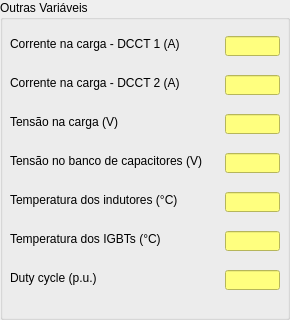
          <widget class="QGroupBox" name="groupBox_30">
           <property name="minimumSize">
            <size>
             <width>290</width>
             <height>320</height>
            </size>
           </property>
           <property name="maximumSize">
            <size>
             <width>290</width>
             <height>320</height>
            </size>
           </property>
           <property name="title">
            <string>Outras Variáveis</string>
           </property>
           <widget class="QLabel" name="label_10">
            <property name="geometry">
             <rect>
              <x>10</x>
              <y>36</y>
              <width>173</width>
              <height>16</height>
             </rect>
            </property>
            <property name="text">
             <string>Corrente na carga - DCCT 1 (A)</string>
            </property>
           </widget>
           <widget class="QLineEdit" name="le_iload_1_fac_dcdc">
            <property name="geometry">
             <rect>
              <x>225</x>
              <y>36</y>
              <width>55</width>
              <height>20</height>
             </rect>
            </property>
            <property name="minimumSize">
             <size>
              <width>55</width>
              <height>20</height>
             </size>
            </property>
            <property name="maximumSize">
             <size>
              <width>55</width>
              <height>20</height>
             </size>
            </property>
            <property name="styleSheet">
             <string notr="true">background-color: rgb(255, 255, 127);</string>
            </property>
            <property name="readOnly">
             <bool>true</bool>
            </property>
           </widget>
           <widget class="QLabel" name="label_11">
            <property name="geometry">
             <rect>
              <x>10</x>
              <y>75</y>
              <width>173</width>
              <height>16</height>
             </rect>
            </property>
            <property name="text">
             <string>Corrente na carga - DCCT 2 (A)</string>
            </property>
           </widget>
           <widget class="QLineEdit" name="le_iload_2_fac_dcdc">
            <property name="geometry">
             <rect>
              <x>225</x>
              <y>75</y>
              <width>55</width>
              <height>20</height>
             </rect>
            </property>
            <property name="minimumSize">
             <size>
              <width>55</width>
              <height>20</height>
             </size>
            </property>
            <property name="maximumSize">
             <size>
              <width>55</width>
              <height>20</height>
             </size>
            </property>
            <property name="styleSheet">
             <string notr="true">background-color: rgb(255, 255, 127);</string>
            </property>
            <property name="readOnly">
             <bool>true</bool>
            </property>
           </widget>
           <widget class="QLabel" name="label_24">
            <property name="geometry">
             <rect>
              <x>10</x>
              <y>114</y>
              <width>113</width>
              <height>16</height>
             </rect>
            </property>
            <property name="text">
             <string>Tensão na carga (V)</string>
            </property>
           </widget>
           <widget class="QLineEdit" name="le_vload_fac_dcdc">
            <property name="geometry">
             <rect>
              <x>225</x>
              <y>114</y>
              <width>55</width>
              <height>20</height>
             </rect>
            </property>
            <property name="minimumSize">
             <size>
              <width>55</width>
              <height>20</height>
             </size>
            </property>
            <property name="maximumSize">
             <size>
              <width>55</width>
              <height>20</height>
             </size>
            </property>
            <property name="styleSheet">
             <string notr="true">background-color: rgb(255, 255, 127);</string>
            </property>
            <property name="readOnly">
             <bool>true</bool>
            </property>
           </widget>
           <widget class="QLabel" name="label_25">
            <property name="geometry">
             <rect>
              <x>10</x>
              <y>153</y>
              <width>201</width>
              <height>16</height>
             </rect>
            </property>
            <property name="text">
             <string>Tensão no banco de capacitores (V)</string>
            </property>
           </widget>
           <widget class="QLineEdit" name="le_vcapbank_fac_dcdc">
            <property name="geometry">
             <rect>
              <x>225</x>
              <y>153</y>
              <width>55</width>
              <height>20</height>
             </rect>
            </property>
            <property name="minimumSize">
             <size>
              <width>55</width>
              <height>20</height>
             </size>
            </property>
            <property name="maximumSize">
             <size>
              <width>55</width>
              <height>20</height>
             </size>
            </property>
            <property name="styleSheet">
             <string notr="true">background-color: rgb(255, 255, 127);</string>
            </property>
            <property name="readOnly">
             <bool>true</bool>
            </property>
           </widget>
           <widget class="QLabel" name="label_26">
            <property name="geometry">
             <rect>
              <x>10</x>
              <y>192</y>
              <width>181</width>
              <height>16</height>
             </rect>
            </property>
            <property name="text">
             <string>Temperatura dos indutores (°C)</string>
            </property>
           </widget>
           <widget class="QLineEdit" name="le_induc_temp_fac_dcdc">
            <property name="geometry">
             <rect>
              <x>225</x>
              <y>192</y>
              <width>55</width>
              <height>20</height>
             </rect>
            </property>
            <property name="minimumSize">
             <size>
              <width>55</width>
              <height>20</height>
             </size>
            </property>
            <property name="maximumSize">
             <size>
              <width>55</width>
              <height>20</height>
             </size>
            </property>
            <property name="styleSheet">
             <string notr="true">background-color: rgb(255, 255, 127);</string>
            </property>
            <property name="readOnly">
             <bool>true</bool>
            </property>
           </widget>
           <widget class="QLabel" name="label_28">
            <property name="geometry">
             <rect>
              <x>10</x>
              <y>231</y>
              <width>160</width>
              <height>16</height>
             </rect>
            </property>
            <property name="text">
             <string>Temperatura dos IGBTs (°C)</string>
            </property>
           </widget>
           <widget class="QLineEdit" name="le_igbt_temp_fac_dcdc">
            <property name="geometry">
             <rect>
              <x>225</x>
              <y>231</y>
              <width>55</width>
              <height>20</height>
             </rect>
            </property>
            <property name="minimumSize">
             <size>
              <width>55</width>
              <height>20</height>
             </size>
            </property>
            <property name="maximumSize">
             <size>
              <width>55</width>
              <height>20</height>
             </size>
            </property>
            <property name="styleSheet">
             <string notr="true">background-color: rgb(255, 255, 127);</string>
            </property>
            <property name="text">
             <string/>
            </property>
            <property name="readOnly">
             <bool>true</bool>
            </property>
           </widget>
           <widget class="QLabel" name="label_27">
            <property name="geometry">
             <rect>
              <x>10</x>
              <y>270</y>
              <width>92</width>
              <height>16</height>
             </rect>
            </property>
            <property name="text">
             <string>Duty cycle (p.u.)</string>
            </property>
           </widget>
           <widget class="QLineEdit" name="le_duty_cycle_fac_dcdc">
            <property name="geometry">
             <rect>
              <x>225</x>
              <y>270</y>
              <width>55</width>
              <height>20</height>
             </rect>
            </property>
            <property name="minimumSize">
             <size>
              <width>55</width>
              <height>20</height>
             </size>
            </property>
            <property name="maximumSize">
             <size>
              <width>55</width>
              <height>20</height>
             </size>
            </property>
            <property name="styleSheet">
             <string notr="true">background-color: rgb(255, 255, 127);</string>
            </property>
            <property name="readOnly">
             <bool>true</bool>
            </property>
           </widget>
          </widget>
